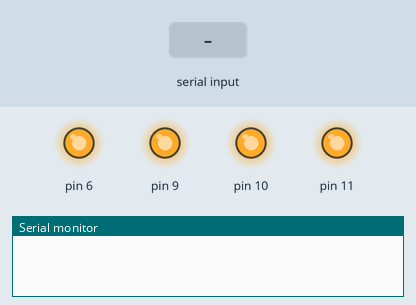
Simulated run of this sketch. Board: Arduino Uno, built with avr-gcc and run on an emulated ATmega328P. Parts: output pins drawn as LEDs (lit = HIGH), the last lines printed to the serial monitor. The test bench sets the inputs (shaded band).

Above: at 1.2 s.
1.3 s: "2" received over Serial
At 2.4 s:
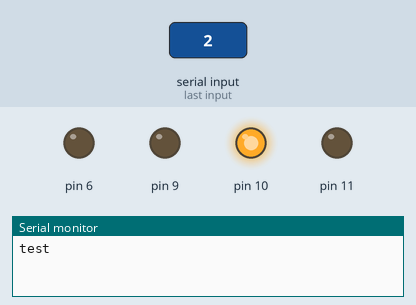
2.8 s: "3" received over Serial
At 3.9 s:
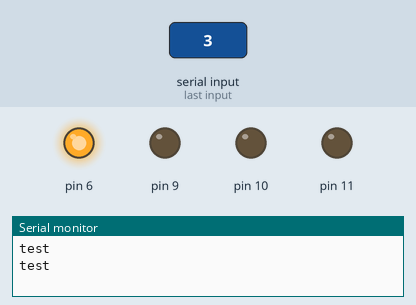
4.3 s: "1" received over Serial
At 5.0 s:
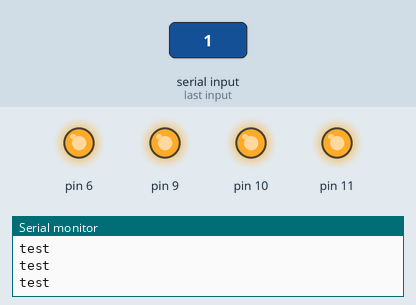
Timing chart, 0 to 7.3 s (numbered marks = the images above; inputs shaded):
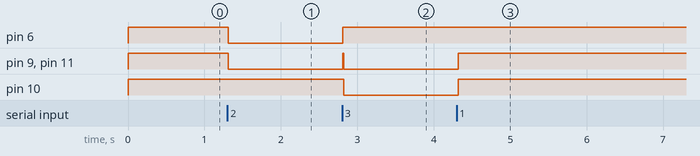

Measured:
- after the input at 1.3 s, pin 6, pin 9, pin 11: HIGH → LOW at once
- after the input at 2.8 s, pin 6: LOW → HIGH at once; pin 9, pin 11: LOW → HIGH at once, → LOW 0.01 s later; pin 10: HIGH → LOW at once
- after the input at 4.3 s, pin 9–11: LOW → HIGH at once

The sketch:

RoboCtrl.ino
```cpp
#include <SoftwareSerial.h>
SoftwareSerial BT(3, 5);
String str;
void setup()
{
  Serial.begin(9600);
  BT.begin(9600);
  pinMode(6, OUTPUT);
  pinMode(9, OUTPUT);
  pinMode(10, OUTPUT);
  pinMode(11, OUTPUT);
}

char c;

void loop() {
      digitalWrite(6, HIGH);
    digitalWrite(9, HIGH);
    digitalWrite(10, HIGH);
    digitalWrite(11, HIGH);
  if(Serial.available())
  {
    delay(10);
    c = Serial.read();
    Serial.println("test");
  }

  if (c == '1')
  {
    digitalWrite(6, HIGH);
    digitalWrite(9, HIGH);
    digitalWrite(10, HIGH);
    digitalWrite(11, HIGH);
    delay(1500);
  }
  else if (c == '2')
  {
    digitalWrite(6, LOW);
    digitalWrite(9, LOW);
    digitalWrite(10, HIGH);
    digitalWrite(11, LOW);
    delay(1500);
  }
  else if (c == '3')
  {
    digitalWrite(6, HIGH);
    digitalWrite(9, LOW);
    digitalWrite(10, LOW);
    digitalWrite(11, LOW);
    delay(1500);
  }
}
```
